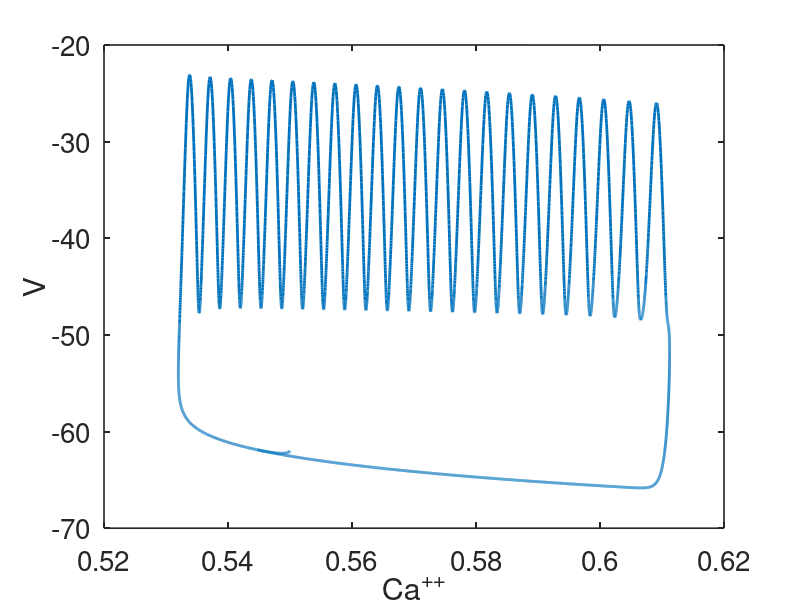
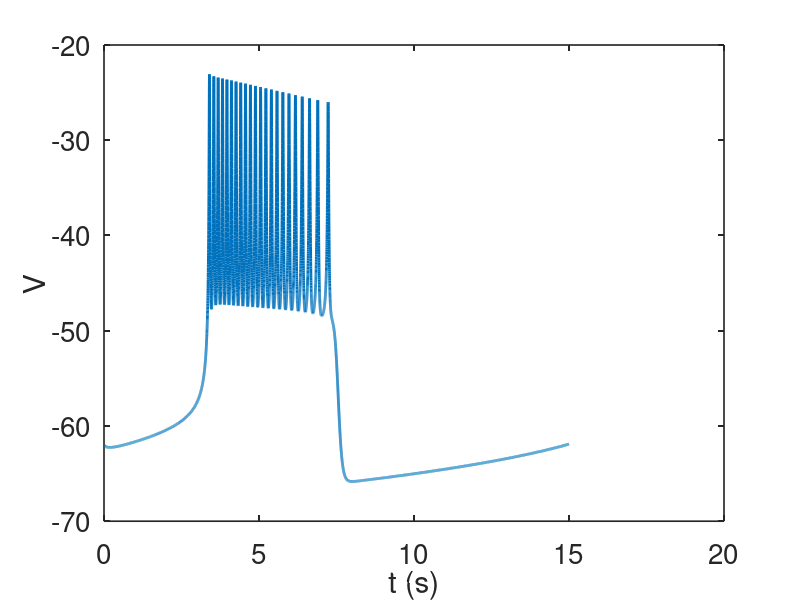
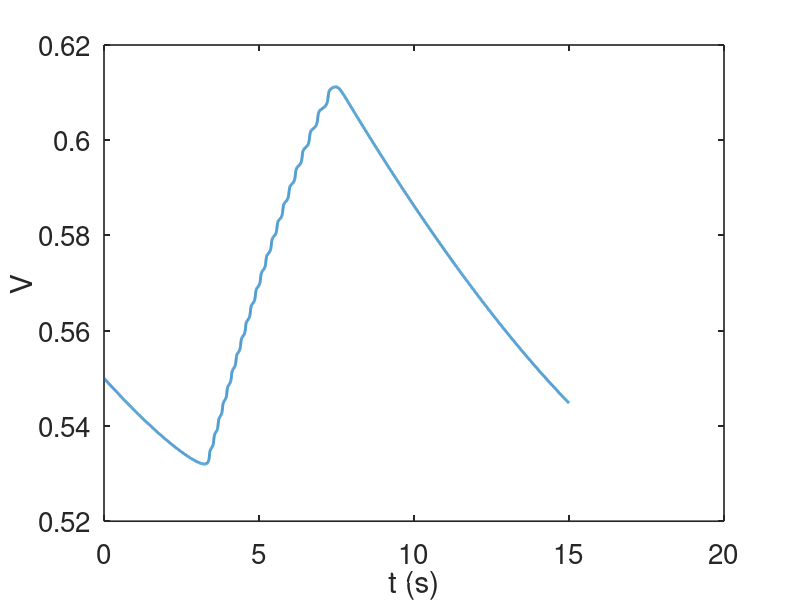

These figures' MATLAB source, in order:
%the 3 variable Chay Keizer model for beta cells
function CheyKeizer
global  cstar gkcabar lambda vca vk gk gca captot vbar 
global  vn sn vm sm vh sh a  b c f alpha kca kd ibar treset width auto

set(0,                           ...
   'defaultaxesfontsize', 20,   ...
   'defaultaxeslinewidth', 1.2, ...
   'defaultlinelinewidth', 2.0, ...
   'defaultpatchlinewidth', 0.7); 
 cstar=0.7;
 gkcabar=30000;
 lambda=1.6;
 vca=110;
 vk=-75;
gk=2500;
gca=1400;
captot=5309.3;
vbar=-75;
vn=-15;
 sn=5.6;
 vm=4;
 sm=14;
 vh=-10;
 sh=10;
 a=65;
 b=20;
 c=60;
f=0.001;
alpha=4.506e-6;
kca=0.03;
kd=100.0;
ibar=0;
treset=10000;
width=1000;

ibar=0;
treset=10000;
width=1000;
auto=0;


total=15000;
tstep = 1;

%specify the output points
tspan = [0:tstep:total];
%initial data
v0=-62;
n0=0.001;
ca0=0.55;
 u0 = [v0,n0,ca0];
 
[T,S] = ode23(@deRHS,tspan, u0, odeset('maxstep',1));  

figure(1)
plot(S(:,3),S(:,1))
ylabel('V')
xlabel('Ca^{++}')
figure(2)
plot(T/1000,S(:,1))
xlabel('t (s)')
ylabel('V')

figure(3)
plot(T/1000,S(:,3))
xlabel('t (s)')
ylabel('V')

function s_prime=deRHS(t,s)
global  cstar gkcabar lambda vca vk gk gca captot vbar 
global  vn sn vm sm vh sh a  b c f alpha kca kd ibar treset width auto

v=s(1);
n = s(2);
ca=s(3);

phik  = 1/(1+exp((vn-v)/sn));
phica  = 1/(1+exp((vm-v)/sm));
phih  = 1/(1+exp((v-vh)/sh));
ica  = gca*phica *phih *(v-vca);
taun  = c/(exp((v-vbar)/a)+exp((vbar-v)/b));
iapp  = ibar*( (t - treset>0) -  (t - treset - width>0));
gkca = gkcabar*ca/(kd + ca);


vp =  (-ica  + gk*n*(vk-v) + gkca*(vk-v) + iapp )/captot;
np =  lambda*(phik -n)/taun ;
cap = auto*(cstar - ca) + (1-auto)*(f*(-alpha*ica  - kca*ca));

s_prime = [vp;np;cap];
% % @ , meth=cvode, toler=1e-6, atoler=1e-6, dt=5
% % @ xhi=1, ylo=-70, yhi=-10, maxstor=20000, bound=100000
% % @ xplot=ca yplot=v
% % aux curpA = (-ica(v) + gk*n*(vk-v) + gkca*(vk-v))/1000
% % aux icaout = -ica(v)/1000
% % aux ikout = gk*n*(vk-v)/1000
% % aux iapp = iapp(t)
% % 
